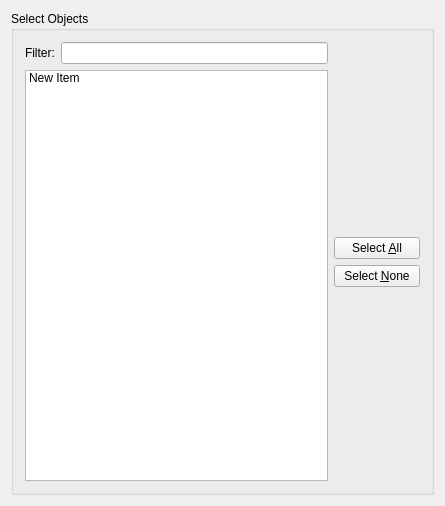
<?xml version="1.0" encoding="UTF-8"?>
<ui version="4.0" stdsetdef="1">
  <author></author>
  <comment></comment>
  <exportmacro>KST_EXPORT</exportmacro>
  <class>EditMultipleWidget</class>
  <widget class="QWidget" name="EditMultipleWidget">
    <property name="geometry">
      <rect>
        <x>0</x>
        <y>0</y>
        <width>445</width>
        <height>506</height>
      </rect>
    </property>
    <property name="windowTitle">
      <string>EditMultipleWidget</string>
    </property>
    <layout class="QGridLayout">
      <item row="0" column="0">
        <widget class="QGroupBox" name="groupBox6">
          <property name="title">
            <string>Select Objects</string>
          </property>
          <layout class="QGridLayout">
            <item row="1" column="0" rowspan="1" colspan="2">
              <widget class="QListWidget" name="_objectList">
                <item>
                  <property name="text">
                    <string>New Item</string>
                  </property>
                </item>
              </widget>
            </item>
            <item row="0" column="2" rowspan="2" colspan="1">
              <layout class="QGridLayout">
                <item row="1" column="0">
                  <widget class="QPushButton" name="_selectAllBut">
                    <property name="text">
                      <string>Select &amp;All</string>
                    </property>
                  </widget>
                </item>
                <item row="0" column="0">
                  <spacer name="spacer7">
                    <property name="sizeHint">
                      <size>
                        <width>86</width>
                        <height>160</height>
                      </size>
                    </property>
                    <property name="sizeType">
                      <enum>QSizePolicy::Expanding</enum>
                    </property>
                    <property name="orientation">
                      <enum>Qt::Vertical</enum>
                    </property>
                  </spacer>
                </item>
                <item row="3" column="0">
                  <spacer name="spacer8">
                    <property name="sizeHint">
                      <size>
                        <width>86</width>
                        <height>160</height>
                      </size>
                    </property>
                    <property name="sizeType">
                      <enum>QSizePolicy::Expanding</enum>
                    </property>
                    <property name="orientation">
                      <enum>Qt::Vertical</enum>
                    </property>
                  </spacer>
                </item>
                <item row="2" column="0">
                  <widget class="QPushButton" name="_selectNoneBut">
                    <property name="text">
                      <string>Select &amp;None</string>
                    </property>
                  </widget>
                </item>
              </layout>
            </item>
            <item row="0" column="0">
              <widget class="QLabel" name="textLabel1">
                <property name="text">
                  <string>Filter:</string>
                </property>
                <property name="buddy" stdset="0">
                  <cstring>_filterEdit</cstring>
                </property>
                <property name="wordWrap">
                  <bool>false</bool>
                </property>
              </widget>
            </item>
            <item row="0" column="1">
              <widget class="QLineEdit" name="_filterEdit"/>
            </item>
          </layout>
        </widget>
      </item>
    </layout>
  </widget>
  <layoutdefault spacing="6" margin="11"/>
  <pixmapfunction>qPixmapFromMimeSource</pixmapfunction>
  <tabstops>
    <tabstop>_filterEdit</tabstop>
    <tabstop>_objectList</tabstop>
    <tabstop>_selectAllBut</tabstop>
    <tabstop>_selectNoneBut</tabstop>
  </tabstops>
  <includes>
    <include location="global">kst_export.h</include>
  </includes>
  <connections>
    <connection>
      <sender>_selectAllBut</sender>
      <signal>clicked()</signal>
      <receiver>EditMultipleWidget</receiver>
      <slot>selectAllObjects()</slot>
    </connection>
    <connection>
      <sender>_selectNoneBut</sender>
      <signal>clicked()</signal>
      <receiver>_objectList</receiver>
      <slot>clearSelection()</slot>
    </connection>
    <connection>
      <sender>_filterEdit</sender>
      <signal>textChanged(QString)</signal>
      <receiver>EditMultipleWidget</receiver>
      <slot>applyFilter(QString)</slot>
    </connection>
  </connections>
</ui>
